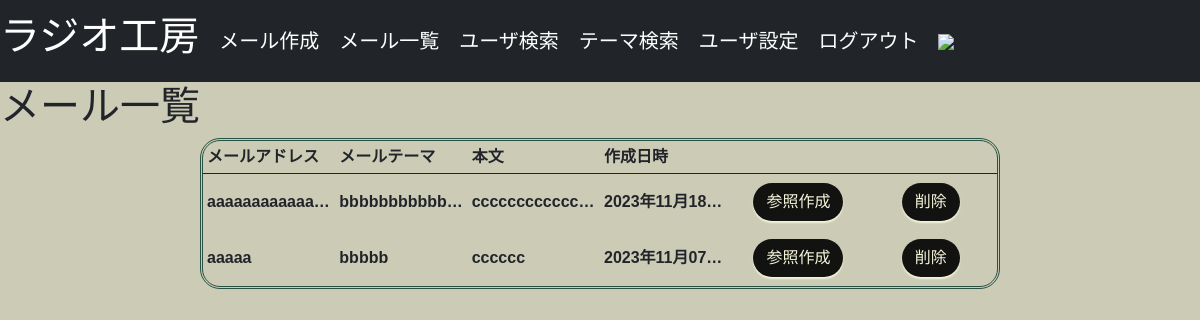
Screenshot of /mail_list (signed in) with the database file from the repository.
### flaskr/models.py (models this page shows, shortened)
class Mail(db.Model):
    __tablename__ = 'mail'
    id = db.Column(db.Integer, primary_key=True)
    user_id = db.Column(db.Integer, db.ForeignKey('users.id'), nullable=False)
    to_email = db.Column(db.String(64), index=True)
    mail_topic = db.Column(db.String(50), index=True, nullable=True)
    mail_message = db.Column(db.String(800), nullable=True)
    create_at = db.Column(db.DateTime, default=datetime.now)
    @classmethod
    def select_mail_by_user_id(cls, user_id):
        return cls.query.filter(cls.user_id==user_id).order_by(desc(cls.create_at)).all()

### flaskr/views.py (the view)
@bp.route('/mail_list')
def mail_list():
    mail_list = Mail.select_mail_by_user_id(current_user.get_id())
    return render_template('mail_list.html', mail_list = mail_list)

### flaskr/models.py (called while the page is built)
@login_manager.user_loader
def load_user(user_id):
    return User.query.get(user_id)

### flaskr/templates/mail_list.html (shortened to what this page needs)
{% from "_formhelpers.html" import render_field %}
{% extends "base.html" %}
{% block content %}
<h1>メール一覧</h1>
<div class="col-lg-8 offset-lg-2">
    <div class="table-responsive">
        <table class="table table-sm">
            <thead>
                <th>メールアドレス</th>
                <th>メールテーマ</th>
                <th>本文</th>
                <th>作成日時</th>
                <th></th>
                <th></th>
            </thead>
            <tbody>
            {% for mail in mail_list %}
                <tr>
                    <td class = "m_list">{{ mail.to_email }}</td>
                    <td class = "m_list">{{ mail.mail_topic }}</td>
                    <td class = "m_list">{{ mail.mail_message }}</td>
                    <td class = "m_list">{{ mail.create_at.strftime('%Y年%m月%d日 %H:%m') }}</td>
                    <td class = "m_list m_list_btn"><a href="{{ url_for('app.mail2', id = mail.id) }}" class="btn btn-link">参照作成</a></td>
                    <td class = "m_list m_list_btn"><a href="{{ url_for('app.mail_delete', id = mail.id) }}" class="btn btn-link">削除</a></td>
                </tr>
            {% endfor %}
            </tbody>
        </table>
    </div>
</div>
{% endblock %}

### flaskr/static/css/style.css (style rules this page uses)
body { font-family: 'Noto Sans JP', sans-serif; background-color:rgb(203, 203, 182); }
.btn ,#submit { color: beige; margin:5px; background-color: rgb(18, 18, 16); border-radius: 20px; box-shadow: 0 2px 2px 0; text-decoration: none; }
.table { table-layout: fixed; border-radius: 20px; background-color:rgb(203, 203, 182); border-style: double; border-width: 3px; border-color: rgb(39, 81, 67); margin-bottom: 10px; }
td { border: none; vertical-align:middle; }
.table-sm { border-collapse: separate; border-spacing: 0; border-radius: 20px; }
.m_list { border: none; font-weight: bold; text-overflow: ellipsis; white-space: nowrap; overflow: hidden; max-width: 0px; }
.m_list_btn { text-align: center; }
html { scroll-behavior: smooth; }

### rows the page displays
Mail: to_email "aaaaaaaaaaaa…", mail_topic "bbbbbbbbbbb…", mail_message "cccccccccccc…", create_at "2023年11月18…"
Mail: to_email "aaaaa", mail_topic "bbbbb", mail_message "cccccc", create_at "2023年11月07…"
